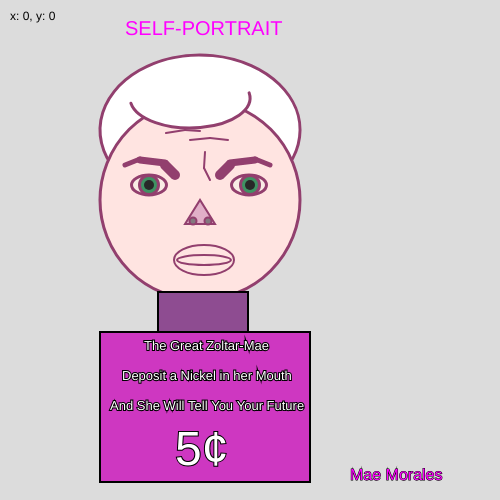
Frame 1 (no input)
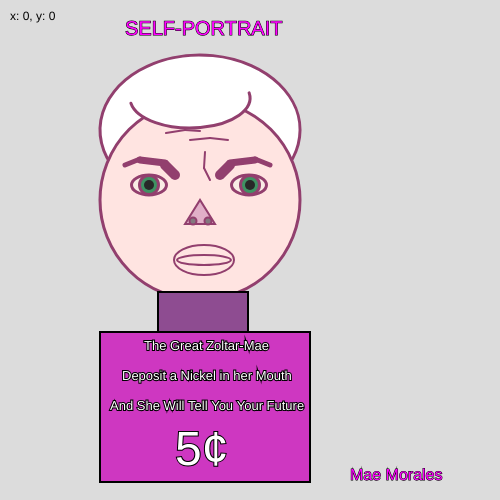
Frame 60 (no input)
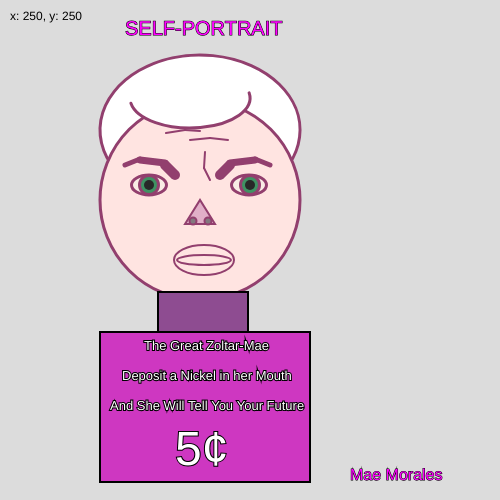
Frame 120 (the mouse pressed at the canvas centre since frame 60)

The p5.js sketch that drew these frames (run headless with seeded random() and noise() and a simulated clock; from frame 60 on, the mouse is pressed at the canvas centre):

// p5.js sketch
// ── sketch.js
function setup() {
    createCanvas(500, 500);
}

function draw() {
    background(220);
    angleMode(DEGREES);

    //Title
    textSize(20);
    fill(255, 0, 255);
    text('SELF-PORTRAIT', 125, 35);

    //Mouse Cordinates
    fill(0);
    noStroke();
    textSize(12);
    text("x: " + round(mouseX) + ", y: " + round(mouseY), 10, 20);



    //hat top
    stroke(146, 63, 110);
    strokeWeight(3);
    fill(255, 255, 255);
    angleMode(DEGREES);
    arc(200, 130, 200, 150, 150, 400,);

    // Face
    fill(255, 228, 225);
    circle(200, 200, 200);

    //Hat Brim
    fill(255, 255, 255);
    arc(190, 98, 120, 60, -5, 175,);
    noFill();
    //arc(192, 118, 100, 60, 175, -5);

    //Furrowed Brow
    strokeWeight(2)
    line(205, 152, 204, 168);
    line(204, 168, 210, 180);

    //Forehead lines
    line(166, 133, 185, 130);
    line(185, 130, 200, 131);
    line(190, 140, 210, 138);
    line(210, 138, 228, 140);

    //Right Eyebrow
    strokeWeight(10);
    line(220, 175, 230, 165);
    strokeWeight(7);
    line(230, 163, 255, 160);
    strokeWeight(5);
    line(255, 159, 270, 165);

    //Left Eyebrow
    strokeWeight(10)
    line(175, 175, 165, 165);
    strokeWeight(7);
    line(165, 163, 140, 160);
    strokeWeight(5);
    line(140, 159, 125, 165);

    //Eyes
    strokeWeight(3);
    fill(249, 236, 229);
    ellipse(149, 185, 35, 20);
    ellipse(249, 185, 35, 20);

    fill(63, 146, 99);
    circle(149, 185, 19);
    circle(250, 185, 19);
    stroke(40);
    strokeWeight(10);
    point(149, 185);
    point(250, 185);


    stroke(146, 63, 110);
    strokeWeight(2);
    fill(255, 228, 225);

    //Mouth
    ellipse(204, 260, 60, 30);
    ellipse(204, 260, 54, 10);

    //Nose
    fill(225, 175, 200);
    triangle(185, 224, 200, 200, 215, 224);

    fill(130, 120, 126);
    circle(208, 221, 7);
    circle(193, 221, 7);

    //Stand
    fill(142, 76, 145);
    stroke(0);
    rect(158, 292, 90, 40);
    fill(206, 55, 193);
    rect(100, 332, 210, 150);
    fill(255, 255, 255);
    textSize(13)
    text('The Great Zoltar-Mae', 144, 350);
    text('Deposit a Nickel in her Mouth', 122, 380);
    text('And She Will Tell You Your Future', 110, 410);
    textSize(48);
    text('5¢', 175, 465);

    //Signature;
    strokeWeight(1);
    textSize(16);
    fill(255, 0, 255);
    text('Mae Morales', 350, 480);

}
